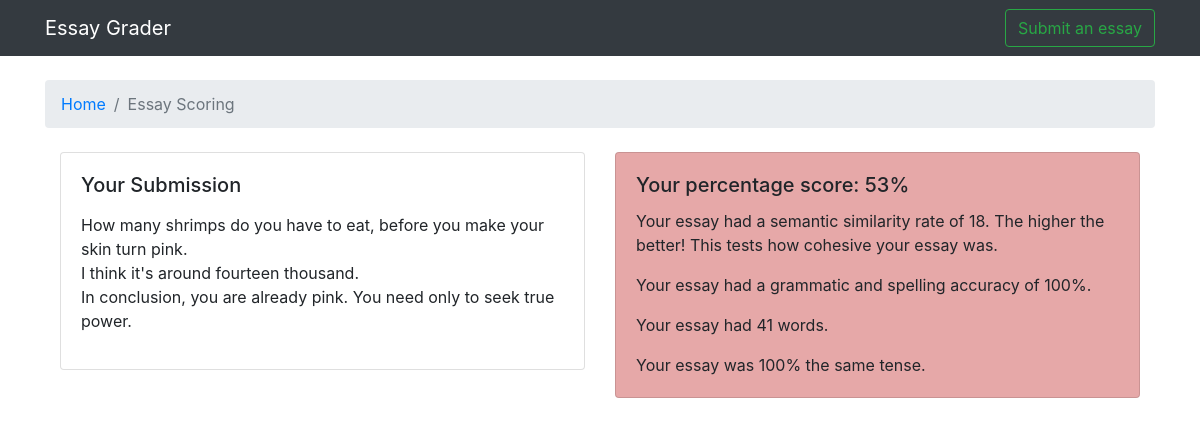
/essay/3/, run on the app's committed database.
### grader/models.py (models this page shows, shortened)
class Essay(models.Model):
    content = models.TextField(max_length=100000)
    score = models.IntegerField(null=True, blank=True)
    semantic = models.IntegerField(null=True, blank=True)
    tense = models.IntegerField(null=True, blank=True)
    accuracy = models.IntegerField(null=True, blank=True)
    wordcount = models.IntegerField(null=True, blank=True)

### grader/views.py (the view)
# urls.py: path('essay/<int:essay_id>/', views.essay, name='essay'),
def essay(request, essay_id):
    essay = get_object_or_404(Essay, pk=essay_id)
    context = {
        "essay": essay,
    }
    return render(request, 'grader/essay.html', context)

### grader/templates/grader/essay.html (shortened to what this page needs)
{% extends 'base.html' %}
{% load widget_tweaks %}
{% block breadcrumb %}
<li class="breadcrumb-item active"><a href="{% url 'index' %}">Home</a></li>
<li class="breadcrumb-item active">Essay Scoring</li>
{% endblock %}
{% block content %}
<div class="container">
  <div class="row">
    <div class="col-sm-6">
      <div class="card">
        <div class="card-body">
          <h5 class="card-title">Your Submission</h5>
          <p class="card-text text-justify">{{ essay.content | linebreaks }}</p>
        </div>
      </div>
    </div>
    <div class="col-sm-6">
      <div class="card" id="results">
        <div class="card-body">
          <h5 class="card-title">Your percentage score: <span id="myscore">{{ essay.score }}</span>%</h5>
          <p class="card-text">Your essay had a semantic similarity rate of {{essay.semantic}}. The higher the better!
            This tests how
            cohesive
            your essay was.
          </p>
          <p class="card-text">Your essay had a grammatic and spelling accuracy of {{essay.accuracy}}%.</p>
          <p class="card-text">Your essay had {{essay.wordcount}} words.</p>
          <p class="card-text">Your essay was {{essay.tense}}% the same tense.</p>
        </div>
      </div>
    </div>
  </div>
</div>
{% endblock %}

### data on the page
Essay: content "How many shrimps do you have to eat, before you make your skin turn pink. I think it's around fourteen thousand. In conclusion, you are already pink. You need only to seek true power.", score "53", semantic "18", accuracy "100", wordcount "41", tense "100"
